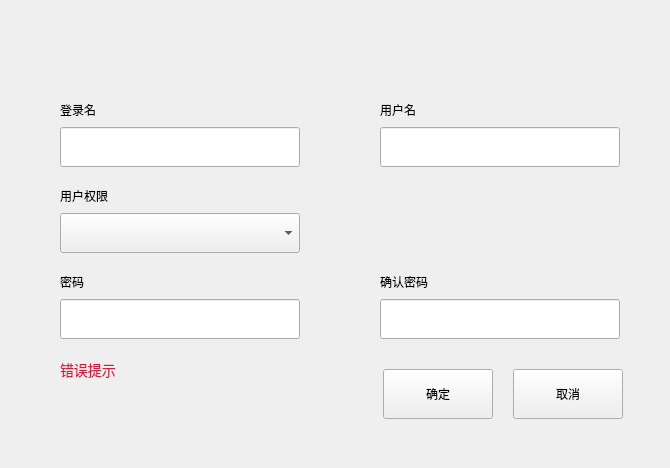
<?xml version="1.0" encoding="UTF-8"?>
<ui version="4.0">
 <class>AddUserDlg</class>
 <widget class="BaseDlg" name="AddUserDlg">
  <property name="geometry">
   <rect>
    <x>0</x>
    <y>0</y>
    <width>670</width>
    <height>468</height>
   </rect>
  </property>
  <property name="windowTitle">
   <string>AddUserDlg</string>
  </property>
  <widget class="QPushButton" name="CancelBtn">
   <property name="geometry">
    <rect>
     <x>513</x>
     <y>369</y>
     <width>110</width>
     <height>50</height>
    </rect>
   </property>
   <property name="minimumSize">
    <size>
     <width>110</width>
     <height>50</height>
    </size>
   </property>
   <property name="maximumSize">
    <size>
     <width>16777215</width>
     <height>50</height>
    </size>
   </property>
   <property name="text">
    <string>取消</string>
   </property>
   <property name="buttons" stdset="0">
    <string notr="true">btn_dlg</string>
   </property>
  </widget>
  <widget class="QPushButton" name="OkBtn">
   <property name="geometry">
    <rect>
     <x>383</x>
     <y>369</y>
     <width>110</width>
     <height>50</height>
    </rect>
   </property>
   <property name="minimumSize">
    <size>
     <width>110</width>
     <height>50</height>
    </size>
   </property>
   <property name="maximumSize">
    <size>
     <width>16777215</width>
     <height>50</height>
    </size>
   </property>
   <property name="text">
    <string>确定</string>
   </property>
   <property name="buttons" stdset="0">
    <string notr="true">btn_dlg</string>
   </property>
  </widget>
  <widget class="QLabel" name="AddPageLoginNameLab">
   <property name="geometry">
    <rect>
     <x>60</x>
     <y>92</y>
     <width>251</width>
     <height>35</height>
    </rect>
   </property>
   <property name="minimumSize">
    <size>
     <width>100</width>
     <height>35</height>
    </size>
   </property>
   <property name="maximumSize">
    <size>
     <width>16777215</width>
     <height>35</height>
    </size>
   </property>
   <property name="text">
    <string>登录名</string>
   </property>
  </widget>
  <widget class="QLineEdit" name="AddPagePasswordEdit">
   <property name="geometry">
    <rect>
     <x>60</x>
     <y>299</y>
     <width>240</width>
     <height>40</height>
    </rect>
   </property>
   <property name="minimumSize">
    <size>
     <width>0</width>
     <height>0</height>
    </size>
   </property>
   <property name="maximumSize">
    <size>
     <width>300</width>
     <height>40</height>
    </size>
   </property>
   <property name="echoMode">
    <enum>QLineEdit::Password</enum>
   </property>
  </widget>
  <widget class="QLineEdit" name="AddPageUserNameEdit">
   <property name="geometry">
    <rect>
     <x>380</x>
     <y>127</y>
     <width>240</width>
     <height>40</height>
    </rect>
   </property>
   <property name="minimumSize">
    <size>
     <width>0</width>
     <height>0</height>
    </size>
   </property>
   <property name="maximumSize">
    <size>
     <width>300</width>
     <height>40</height>
    </size>
   </property>
  </widget>
  <widget class="QLabel" name="ErrTipLab">
   <property name="geometry">
    <rect>
     <x>60</x>
     <y>359</y>
     <width>300</width>
     <height>40</height>
    </rect>
   </property>
   <property name="minimumSize">
    <size>
     <width>300</width>
     <height>40</height>
    </size>
   </property>
   <property name="maximumSize">
    <size>
     <width>300</width>
     <height>40</height>
    </size>
   </property>
   <property name="styleSheet">
    <string notr="true">font-size:14px;
color:#df173e;</string>
   </property>
   <property name="text">
    <string>错误提示</string>
   </property>
   <property name="alignment">
    <set>Qt::AlignLeading|Qt::AlignLeft|Qt::AlignTop</set>
   </property>
   <property name="wordWrap">
    <bool>true</bool>
   </property>
  </widget>
  <widget class="QLineEdit" name="AddPageLoginNameEdit">
   <property name="geometry">
    <rect>
     <x>60</x>
     <y>127</y>
     <width>240</width>
     <height>40</height>
    </rect>
   </property>
   <property name="minimumSize">
    <size>
     <width>0</width>
     <height>0</height>
    </size>
   </property>
   <property name="maximumSize">
    <size>
     <width>300</width>
     <height>40</height>
    </size>
   </property>
  </widget>
  <widget class="QLabel" name="AddPagePermissionLab">
   <property name="geometry">
    <rect>
     <x>60</x>
     <y>178</y>
     <width>251</width>
     <height>35</height>
    </rect>
   </property>
   <property name="minimumSize">
    <size>
     <width>100</width>
     <height>35</height>
    </size>
   </property>
   <property name="maximumSize">
    <size>
     <width>16777215</width>
     <height>35</height>
    </size>
   </property>
   <property name="text">
    <string>用户权限</string>
   </property>
  </widget>
  <widget class="QLabel" name="AddPagePasswordLab">
   <property name="geometry">
    <rect>
     <x>60</x>
     <y>264</y>
     <width>251</width>
     <height>35</height>
    </rect>
   </property>
   <property name="minimumSize">
    <size>
     <width>100</width>
     <height>35</height>
    </size>
   </property>
   <property name="maximumSize">
    <size>
     <width>16777215</width>
     <height>35</height>
    </size>
   </property>
   <property name="text">
    <string>密码</string>
   </property>
  </widget>
  <widget class="QComboBox" name="AddPagePermissionCombo">
   <property name="geometry">
    <rect>
     <x>60</x>
     <y>213</y>
     <width>240</width>
     <height>40</height>
    </rect>
   </property>
   <property name="minimumSize">
    <size>
     <width>0</width>
     <height>0</height>
    </size>
   </property>
   <property name="maximumSize">
    <size>
     <width>300</width>
     <height>40</height>
    </size>
   </property>
  </widget>
  <widget class="QLabel" name="AddPageUserNameLab">
   <property name="geometry">
    <rect>
     <x>380</x>
     <y>92</y>
     <width>251</width>
     <height>35</height>
    </rect>
   </property>
   <property name="minimumSize">
    <size>
     <width>100</width>
     <height>35</height>
    </size>
   </property>
   <property name="maximumSize">
    <size>
     <width>16777215</width>
     <height>35</height>
    </size>
   </property>
   <property name="text">
    <string>用户名</string>
   </property>
  </widget>
  <widget class="QLineEdit" name="AddPagePasswordSureEdit">
   <property name="geometry">
    <rect>
     <x>380</x>
     <y>299</y>
     <width>240</width>
     <height>40</height>
    </rect>
   </property>
   <property name="minimumSize">
    <size>
     <width>0</width>
     <height>0</height>
    </size>
   </property>
   <property name="maximumSize">
    <size>
     <width>300</width>
     <height>40</height>
    </size>
   </property>
   <property name="echoMode">
    <enum>QLineEdit::Password</enum>
   </property>
  </widget>
  <widget class="QLabel" name="AddPagePasswordSureLab">
   <property name="geometry">
    <rect>
     <x>380</x>
     <y>264</y>
     <width>251</width>
     <height>35</height>
    </rect>
   </property>
   <property name="minimumSize">
    <size>
     <width>100</width>
     <height>35</height>
    </size>
   </property>
   <property name="maximumSize">
    <size>
     <width>16777215</width>
     <height>35</height>
    </size>
   </property>
   <property name="text">
    <string>确认密码</string>
   </property>
  </widget>
 </widget>
 <layoutdefault spacing="6" margin="11"/>
 <customwidgets>
  <customwidget>
   <class>BaseDlg</class>
   <extends>QWidget</extends>
   <header>basedlg.h</header>
   <container>1</container>
  </customwidget>
 </customwidgets>
 <resources/>
 <connections/>
</ui>
